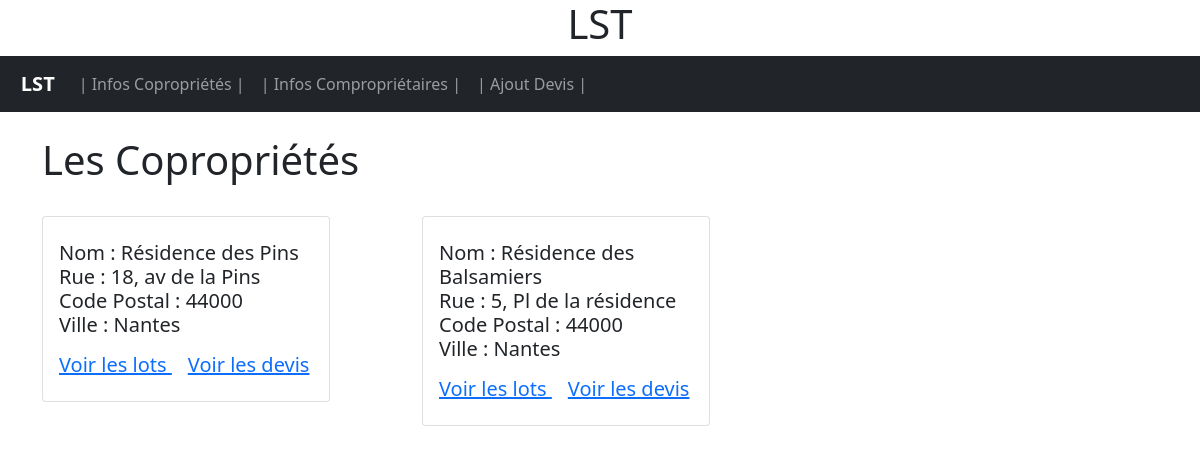
The app's page /copropriete.php with its own data.
### tables this page shows
CREATE TABLE IF NOT EXISTS `copropriete` (
  `idCopropriete` int NOT NULL AUTO_INCREMENT,
  `nomImmeuble` varchar(50) NOT NULL,
  `rue` varchar(50) NOT NULL,
  `cp` char(5) NOT NULL,
  `ville` varchar(40) NOT NULL,
  PRIMARY KEY (`idCopropriete`)
);

### includeLst/lst.php (called while the page is built, shortened)
<?php
function getCopropriete($bdd)
{
    $req = "SELECT * FROM copropriete";
    $res = $bdd->query($req);
    $LesInfos = $res->fetchAll();
    return $LesInfos;
};

### copropriete.php (the view, shortened to what this page needs)
<!DOCTYPE html>
<html lang="fr">
<head>
  <?php
  include('includeLst/headLst.php');
  ?>
</head>
<body>
  <?php
  include('includeLst/headerLst.php');
  include('includeLst/navLst.php');
  $LesInfos = getCopropriete($bdd);
  ?>
  <div class="jumbotron">
    <div class="container">
      <section>
        <br>
        <h1>Les Copropriétés</h1>
        <br>
        <div class="row">
          <?php
          foreach ($LesInfos as $uneInfo) {
            $idCopropriete = $uneInfo['idCopropriete'];
            $nomImmeuble = $uneInfo['nomImmeuble'];
            $rue = $uneInfo['rue'];
            $cp = $uneInfo['cp'];
            $ville = $uneInfo['ville'];
          ?>
            <article class="col-md-4">
              <div class="card" style="width: 18rem;">
                <div class="card-body">
                    <h5 class="card-text"><h5>
                    <p class="card-text"><?php echo "Nom : " . $nomImmeuble . "<br>Rue : " . $rue . "<br>Code Postal : " . $cp . "<br>Ville : " . $ville?></p>
                    <a href="lotsCopropriete.php?idCopropriete=<?php echo $idCopropriete ?>" class="card-link">Voir les lots </a>
                    <a href="devis.php?idCopropriete=<?php  echo $idCopropriete ?>" class="card-link">Voir les devis </a>
                </div>
              </div>
              <br>
            </article>
          <?php } ?>
        </div>
      </section>
    </div>
  </div>
</body>
</html>

### records on screen
copropriete: nomImmeuble "Résidence des Pins", rue "18, av de la Pins", cp "44000", ville "Nantes"
copropriete: nomImmeuble "Résidence des Balsamiers", rue "5, Pl de la résidence", cp "44000", ville "Nantes"
